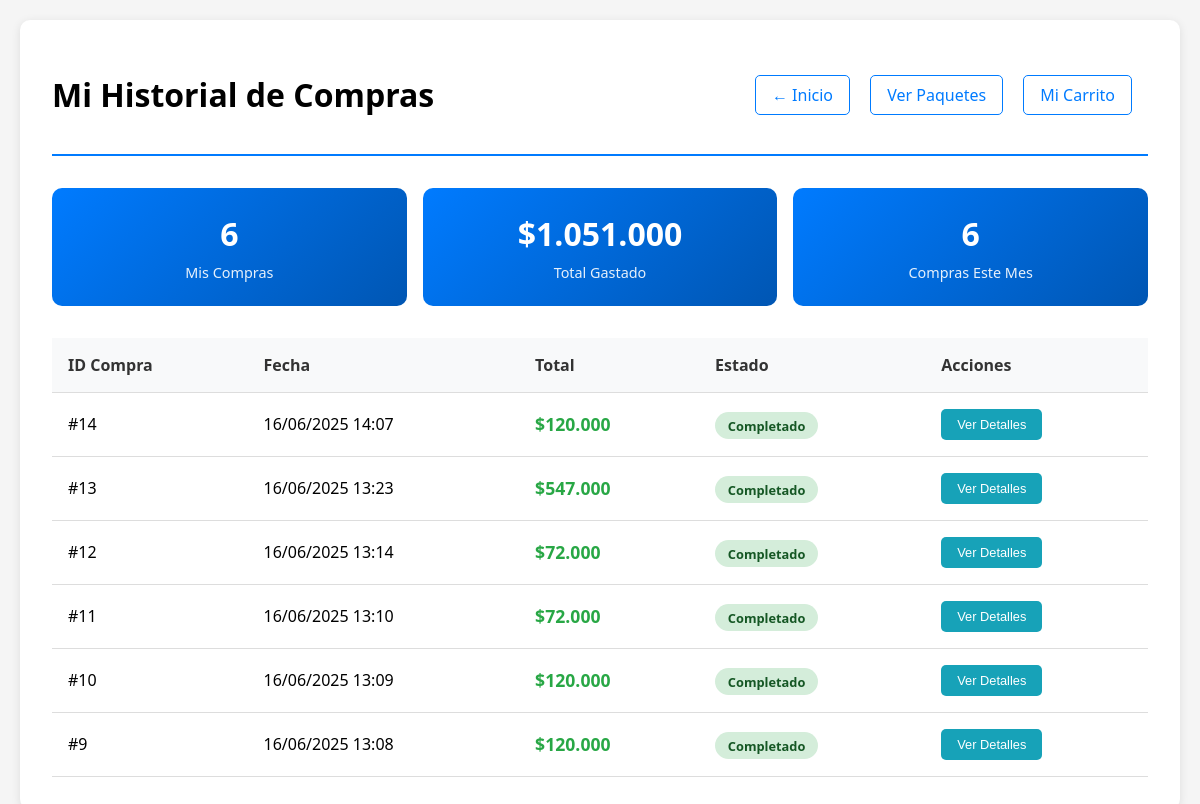
Screenshot of /pages/historial.php (signed in) with the database file from the repository.
### tables this page shows
CREATE TABLE `historial` (
  `ID_historial` int(11) NOT NULL,
  `ID_usuario` int(11) NOT NULL,
  `ID_pago` int(11) NOT NULL,
  `fecha_compra` datetime NOT NULL DEFAULT current_timestamp(),
  `total_compra` decimal(10,2) NOT NULL,
  `estado` varchar(50) NOT NULL DEFAULT 'completado',
  `detalles` text DEFAULT NULL
);

### pages/historial.php (the view, shortened to what this page needs)
<?php
include('../controller/conexionbd.php');
function esAdmin() {
    return isset($_SESSION['rol']) && $_SESSION['rol'] === 'admin';
}
$esAdmin = esAdmin();
$ID_usuario = $_SESSION['ID_usuario'];
function obtenerHistorial($esAdmin, $ID_usuario, $conexion) {
    if($esAdmin) {
        $consulta = "SELECT h.*, u.usuario, u.email, p.fecha_pago
                    FROM historial h
                    INNER JOIN usuario u ON h.ID_usuario = u.ID_usuario
                    INNER JOIN pagos p ON h.ID_pago = p.ID_pago
                    ORDER BY h.fecha_compra DESC";
        $resultado = mysqli_query($conexion, $consulta);
    } else {
        $consulta = "SELECT h.*, p.fecha_pago
                    FROM historial h
                    INNER JOIN pagos p ON h.ID_pago = p.ID_pago
                    WHERE h.ID_usuario = ?
                    ORDER BY h.fecha_compra DESC";
        $stmt = mysqli_prepare($conexion, $consulta);
        mysqli_stmt_bind_param($stmt, "i", $ID_usuario);
        mysqli_stmt_execute($stmt);
        $resultado = mysqli_stmt_get_result($stmt);
    }
    return $resultado;
}
$historial = obtenerHistorial($esAdmin, $ID_usuario, $Ruta);
?>
<!DOCTYPE html>
<html lang="es">
<head>
</head>
<body>
    <div class="container">
        <div class="header">
            <h1><?php echo $esAdmin ? 'Historial de Todas las Compras' : 'Mi Historial de Compras'; ?></h1>
            <div>
                <a href="../index.php" class="nav-link">← Inicio</a>
                <?php if($esAdmin): ?>
                    <a href="admin-panel.php" class="nav-link">Panel Admin</a>
                    <a href="paquetes.php" class="nav-link">Gestionar Paquetes</a>
                <?php else: ?>
                    <a href="paquetes.php" class="nav-link">Ver Paquetes</a>
                    <a href="cart.php" class="nav-link">Mi Carrito</a>
                <?php endif; ?>
            </div>
        </div>
        <?php
        $total_compras = 0;
        $total_gastado = 0;
        $compras_mes = 0;
        if($historial && mysqli_num_rows($historial) > 0) {
            $historial_data = [];
            while($row = mysqli_fetch_assoc($historial)) {
                $historial_data[] = $row;
                $total_compras++;
                $total_gastado += $row['total_compra'];
                $fecha_compra = new DateTime($row['fecha_compra']);
                $fecha_actual = new DateTime();
                if($fecha_compra->format('Y-m') == $fecha_actual->format('Y-m')) {
                    $compras_mes++;
                }
            }
        }
        ?>
        <div class="stats">
            <div class="stat-card">
                <div class="stat-number"><?php echo $total_compras; ?></div>
                <div class="stat-label"><?php echo $esAdmin ? 'Total Compras' : 'Mis Compras'; ?></div>
            </div>
            <div class="stat-card">
                <div class="stat-number">$<?php echo number_format($total_gastado, 0, ',', '.'); ?></div>
                <div class="stat-label"><?php echo $esAdmin ? 'Total Facturado' : 'Total Gastado'; ?></div>
            </div>
            <div class="stat-card">
                <div class="stat-number"><?php echo $compras_mes; ?></div>
                <div class="stat-label">Compras Este Mes</div>
            </div>
        </div>
        <?php if(isset($historial_data) && count($historial_data) > 0): ?>
            <table class="historial-table">
                <thead>
                    <tr>
                        <th>ID Compra</th>
                        <th>Fecha</th>
                        <th>Total</th>
                        <th>Estado</th>
                        <th>Acciones</th>
                    </tr>
                </thead>
                <tbody>
                    <?php foreach($historial_data as $row): ?>
                        <tr>
                            <td>#<?php echo $row['ID_pago']; ?></td>
                            <td><?php echo date('d/m/Y H:i', strtotime($row['fecha_compra'])); ?></td>
                            <td class="total">$<?php echo number_format($row['total_compra'], 0, ',', '.'); ?></td>
                            <td>
                                <span class="estado estado-<?php echo $row['estado']; ?>">
                                    <?php echo ucfirst($row['estado']); ?>
                                </span>
                            </td>
                            <td>
                                <button class="detalles-btn" onclick="toggleDetalles(<?php echo $row['ID_pago']; ?>)">
                                    Ver Detalles
                                </button>
                            </td>
                        </tr>
                    <?php endforeach; ?>
                </tbody>
            </table>
        <?php endif; ?>
    </div>
</body>
</html>

### pages/historial.php (style rules this page uses)
body { font-family: 'Segoe UI', sans-serif; margin: 0; padding: 20px; background-color: #f5f5f5; }
.container { max-width: 1200px; margin: 0 auto; background: white; padding: 2rem; border-radius: 10px; box-shadow: 0 2px 10px rgba(0,0,0,0.1); }
.header { display: flex; justify-content: space-between; align-items: center; margin-bottom: 2rem; padding-bottom: 1rem; border-bottom: 2px solid #007bff; }
.nav-link { display: inline-block; margin-right: 1rem; color: #007bff; text-decoration: none; padding: 0.5rem 1rem; border: 1px solid #007bff; border-radius: 5px; transition: all 0.3s; }
.stats { display: grid; grid-template-columns: repeat(auto-fit, minmax(200px, 1fr)); gap: 1rem; margin-bottom: 2rem; }
.stat-card { background: linear-gradient(135deg, #007bff, #0056b3); color: white; padding: 1.5rem; border-radius: 10px; text-align: center; }
.stat-number { font-size: 2rem; font-weight: bold; margin-bottom: 0.5rem; }
.stat-label { font-size: 0.9rem; opacity: 0.9; }
.historial-table { width: 100%; border-collapse: collapse; margin-top: 1rem; }
.historial-table th, .historial-table td { padding: 1rem; text-align: left; border-bottom: 1px solid #ddd; }
.historial-table th { background-color: #f8f9fa; font-weight: bold; color: #333; }
.estado { padding: 0.3rem 0.8rem; border-radius: 20px; font-size: 0.8rem; font-weight: bold; }
.estado-completado { background-color: #d4edda; color: #155724; }
.total { font-weight: bold; color: #28a745; font-size: 1.1rem; }
.detalles-btn { background: #17a2b8; color: white; border: none; padding: 0.5rem 1rem; border-radius: 5px; cursor: pointer; font-size: 0.8rem; }

### rows the page displays
historial: ID_pago "14", fecha_compra "16/06/2025 14:07", total_compra "120.000", estado "Completado"
historial: ID_pago "13", fecha_compra "16/06/2025 13:23", total_compra "547.000", estado "Completado"
historial: ID_pago "12", fecha_compra "16/06/2025 13:14", total_compra "72.000", estado "Completado"
historial: ID_pago "11", fecha_compra "16/06/2025 13:10", total_compra "72.000", estado "Completado"
historial: ID_pago "10", fecha_compra "16/06/2025 13:09", total_compra "120.000", estado "Completado"
historial: ID_pago "9", fecha_compra "16/06/2025 13:08", total_compra "120.000", estado "Completado"

### other values shown
$total_compras "6"
$total_gastado "1.051.000"
$compras_mes "6"
